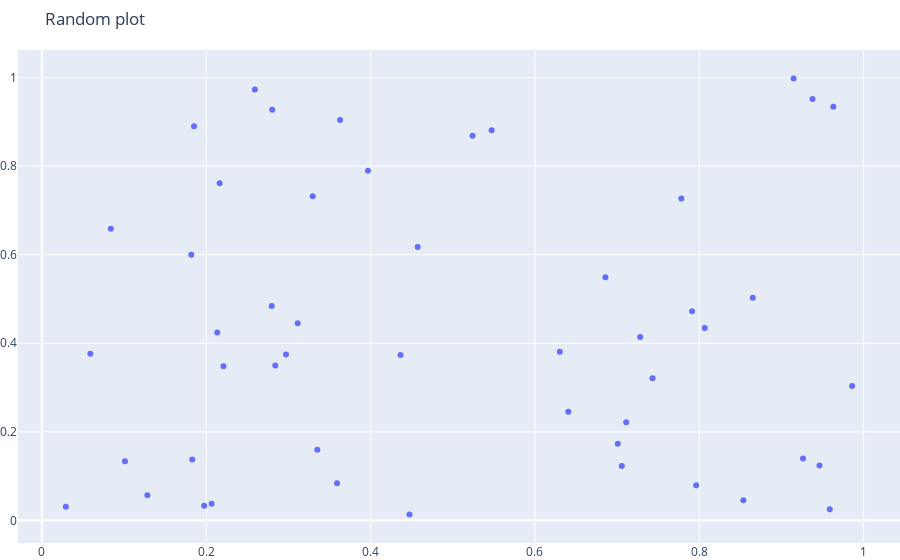

Source (notebook cell):
### Code cell
layout = go.Layout(margin= dict(t = 50, b = 0, l = 0, r = 0), title="Random plot")
fig = go.Figure(data = [obj] , layout=layout)
iplot(fig)
